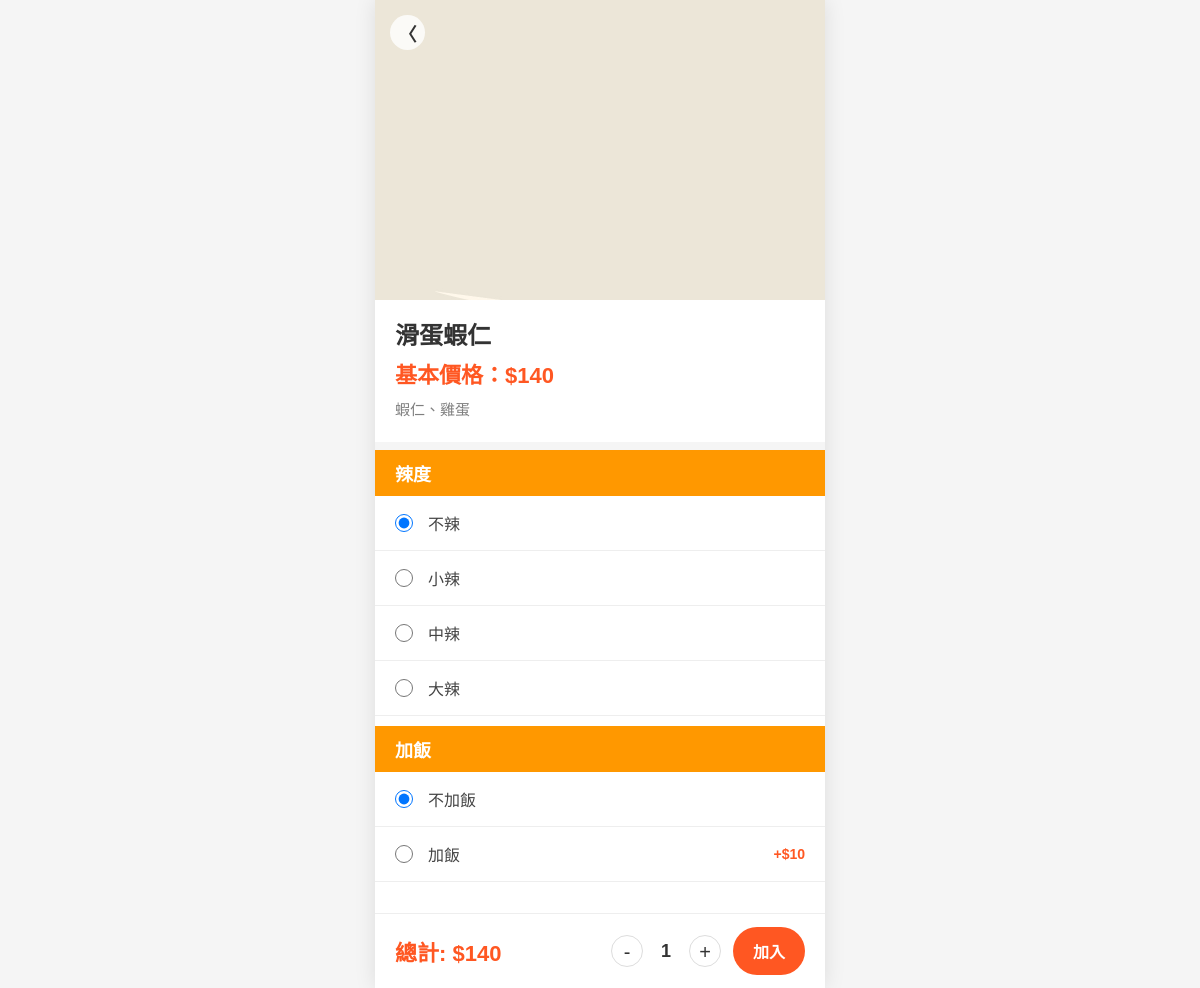
/product/18, run on the app's committed database.
### tables this page shows
CREATE TABLE products ( -- 如果商品表不存在就建立
            id INTEGER PRIMARY KEY AUTOINCREMENT, -- 商品流水號
            name TEXT NOT NULL, -- 商品名稱
            description TEXT NOT NULL DEFAULT '', -- 商品說明
            image_filename TEXT NOT NULL DEFAULT 'default.jpg', -- 商品圖片檔名
            base_price INTEGER NOT NULL CHECK(base_price >= 0), -- 商品基本價格
            is_active INTEGER NOT NULL DEFAULT 1, -- 是否上架，1 代表上架
            sort_order INTEGER NOT NULL DEFAULT 0, -- 商品排序用數字
            created_at TEXT NOT NULL, -- 建立時間
            updated_at TEXT NOT NULL -- 更新時間
        );

CREATE TABLE product_options ( -- 如果商品選項表不存在就建立
            id INTEGER PRIMARY KEY AUTOINCREMENT, -- 選項流水號
            product_id INTEGER NOT NULL, -- 對應的商品 id
            option_group TEXT NOT NULL, -- 選項群組，例如起司或備註
            option_name TEXT NOT NULL, -- 選項名稱，例如加起司
            extra_price INTEGER NOT NULL DEFAULT 0 CHECK(extra_price >= 0), -- 選項加價金額
            is_active INTEGER NOT NULL DEFAULT 1, -- 是否啟用，1 代表啟用
            sort_order INTEGER NOT NULL DEFAULT 0, -- 選項排序用數字
            FOREIGN KEY(product_id) REFERENCES products(id) ON DELETE CASCADE -- 商品刪掉時選項一起刪掉
        );

### app.py (the view)
@app.route("/product/<int:product_id>")
def product_detail_page(product_id: int):
    product = get_product_or_404(product_id)
    option_groups = get_option_groups(product_id)
    return render_template("product_detail.html", product=product, option_groups=option_groups)

### app.py (called while the page is built)
def get_db() -> sqlite3.Connection:
    if "db" not in g:
        db = sqlite3.connect(DATABASE, timeout=10)
        db.row_factory = sqlite3.Row
        db.execute("PRAGMA journal_mode=WAL")  # 開 WAL，讓讀寫同時進行時比較穩
        db.execute("PRAGMA foreign_keys=ON")  # 開外鍵，避免主表刪掉後明細還留著
        g.db = db
    return g.db

def row_to_dict(row: sqlite3.Row) -> dict[str, Any]:
    return dict(row)

def get_product_or_404(product_id: int) -> dict[str, Any]:
    db = get_db()
    row = db.execute(
        """
        SELECT id, name, description, image_filename, base_price, sort_order
        FROM products
        WHERE id = ? AND is_active = 1
        """,
        (product_id,),
    ).fetchone()
    if row is None:
        abort(404)
    return row_to_dict(row)

def get_option_groups(product_id: int) -> list[dict[str, Any]]:
    db = get_db()
    rows = db.execute(
        """
        SELECT id, option_group, option_name, extra_price, sort_order
        FROM product_options
        WHERE product_id = ? AND is_active = 1
        ORDER BY sort_order ASC, id ASC
        """,
        (product_id,),
    ).fetchall()
    grouped: dict[str, dict[str, Any]] = {}
    for row in rows:
        item = row_to_dict(row)
        group_name = item["option_group"]
        if group_name not in grouped:
            grouped[group_name] = {"group_name": group_name, "options": []}
        grouped[group_name]["options"].append(item)
    return list(grouped.values())

### templates/product_detail.html (shortened to what this page needs)
<!DOCTYPE html>
<html lang="zh-Hant">
<head>
</head>
<body>
    <div class="mobile-container">
        <button class="back-btn" type="button" onclick="goBack()">〈</button>
        <div class="image-box">
            <img src="{{ url_for('static', filename='images/' ~ product.image_filename) }}" alt="{{ product.name }}" onerror="this.src='{{ url_for('static', filename='images/default.jpg') }}'">
        </div>
        <div class="info-header">
            <h1 class="product-title" id="food-name">{{ product.name }}</h1>
            <div class="product-price">基本價格：$<span id="unit-price">{{ product.base_price }}</span></div>
        </div>
        <div class="description">
            <p id="food-desc">{{ product.description }}</p>
        </div>
        <div class="options-container">
        {% for group in option_groups %}
        {% set group_index = loop.index0 %}
        <div class="option-section">
        <div class="option-title">{{ group.group_name }}</div>
            {% for option in group.options %}
            <label class="option-item">
                <input class="option-radio" type="radio" name="option_group_{{ group_index }}" value="{{ option.id }}" data-extra="{{ option.extra_price }}" data-group="{{ group.group_name }}" data-name="{{ option.option_name }}" onchange="updatePricePreview()" {% if loop.first %}checked{% endif %}>
                <span>{{ option.option_name }}</span>
                {% if option.extra_price > 0 %}
                <span class="option-price">+${{ option.extra_price }}</span>
                {% endif %}
            </label>
            {% endfor %}
        </div>
        {% endfor %}
        </div>
        <div class="footer-bar">
            <div class="price-section">總計: $<span id="total-price">{{ product.base_price }}</span></div>
            <div class="counter-group">
                <button class="btn-adjust" type="button" onclick="updateQty(-1)">-</button>
                <span id="quantity">1</span>
                <button class="btn-adjust" type="button" onclick="updateQty(1)">+</button>
                <button class="confirm-btn" type="button" onclick="submitOrder()">加入</button>
            </div>
        </div>
    </div>
</body>
</html>

### templates/product_detail.html (style rules this page uses)
body { font-family: Arial, "Microsoft JhengHei", sans-serif; background-color: #f5f5f5; margin: 0; padding: 0; display: flex; justify-content: center; }
.mobile-container { width: 100%; max-width: 450px; min-height: 100vh; background-color: #ffffff; position: relative; padding-bottom: 96px; box-shadow: 0 0 20px rgba(0, 0, 0, 0.1); }
.back-btn { position: absolute; top: 15px; left: 15px; width: 35px; height: 35px; border: none; border-radius: 50%; background-color: rgba(255, 255, 255, 0.8); color: #333333; font-size: 18px; font-weight: bold; cursor: pointer; z-index: 10; }
.image-box { width: 100%; height: 300px; overflow: hidden; background-color: #eeeeee; }
.image-box img { width: 100%; height: 100%; object-fit: cover; display: block; }
.info-header { padding: 20px 20px 10px 20px; }
.product-title { margin: 0; font-size: 24px; color: #333333; line-height: 1.3; }
.product-price { font-size: 22px; color: #ff5722; font-weight: bold; margin-top: 6px; }
.description { padding: 0 20px 20px 20px; color: rgba(0, 0, 0, 0.5); font-size: 15px; line-height: 1.5; border-bottom: 8px solid #f5f5f5; }
.description p { margin: 0; }
.options-container { background-color: #ffffff; }
.option-section { margin-bottom: 10px; }
.option-title { background-color: #ff9800; color: #ffffff; padding: 10px 20px; font-weight: bold; font-size: 18px; }
.option-item { display: flex; align-items: center; gap: 10px; padding: 15px 20px; color: #444444; font-size: 16px; border-bottom: 1px solid #eeeeee; cursor: pointer; }
.option-item input { width: 18px; height: 18px; margin: 0 5px 0 0; cursor: pointer; }
.option-price { color: #ff5722; font-size: 14px; margin-left: auto; font-weight: bold; }
.footer-bar { position: fixed; left: 50%; bottom: 0; transform: translateX(-50%); width: 100%; max-width: 450px; height: 75px; box-sizing: border-box; background-color: #ffffff; border-top: 1px solid #eeeeee; padding: 0 20px; display: flex; align-items: center; justify-content: space-between; gap: 12px; }
.price-section { font-size: 22px; font-weight: bold; color: #ff5722; white-space: nowrap; }
.counter-group { display: flex; align-items: center; gap: 12px; }
.btn-adjust { width: 32px; height: 32px; border: 1px solid #dddddd; border-radius: 50%; background-color: #ffffff; color: #333333; font-size: 20px; cursor: pointer; line-height: 30px; }
#quantity { min-width: 22px; text-align: center; font-size: 18px; font-weight: bold; color: #333333; }
.confirm-btn { border: none; border-radius: 25px; background-color: #ff5722; color: #ffffff; padding: 12px 20px; font-size: 16px; font-weight: bold; cursor: pointer; white-space: nowrap; }

### data on the page
products: name "滑蛋蝦仁", base_price "140", description "蝦仁、雞蛋"
product_options: group_name "辣度", option_name "不辣"
product_options: option_name "小辣"
product_options: option_name "中辣"
product_options: option_name "大辣"
product_options: group_name "加飯", option_name "不加飯"
product_options: option_name "加飯", extra_price "10"
